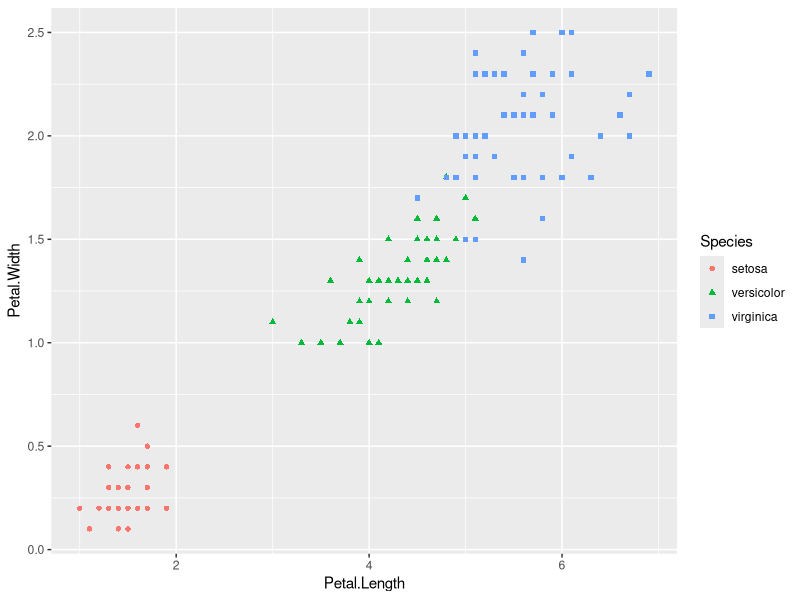
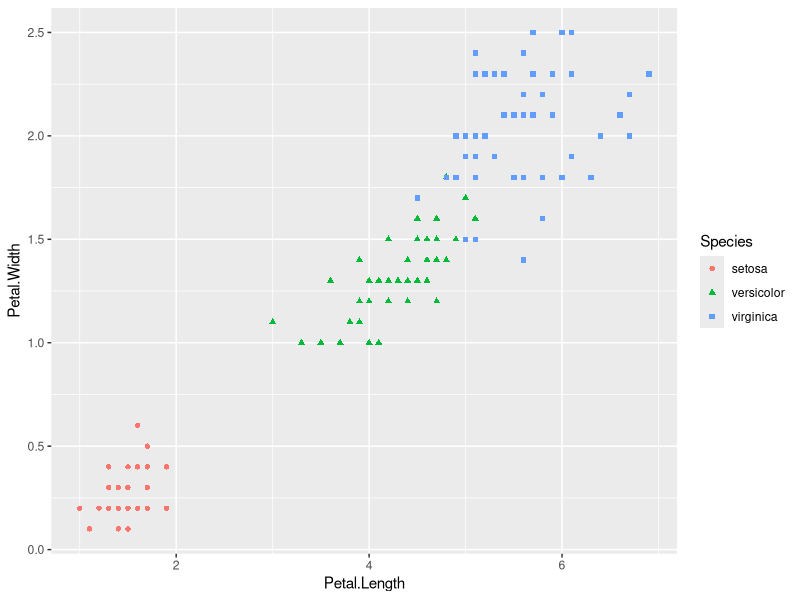

Write the R code that produced these figures, in order.
#Prueba1
library(ggplot2)

data("iris")
ggplot(iris, aes(Petal.Length, Petal.Width))+
  geom_point(aes(color=Species, shape= Species))

ggsave("iris.png")
x <- 2
write.csv(iris, "iris.csv")


#git branch -d nombre_de_rama (en terminal...)